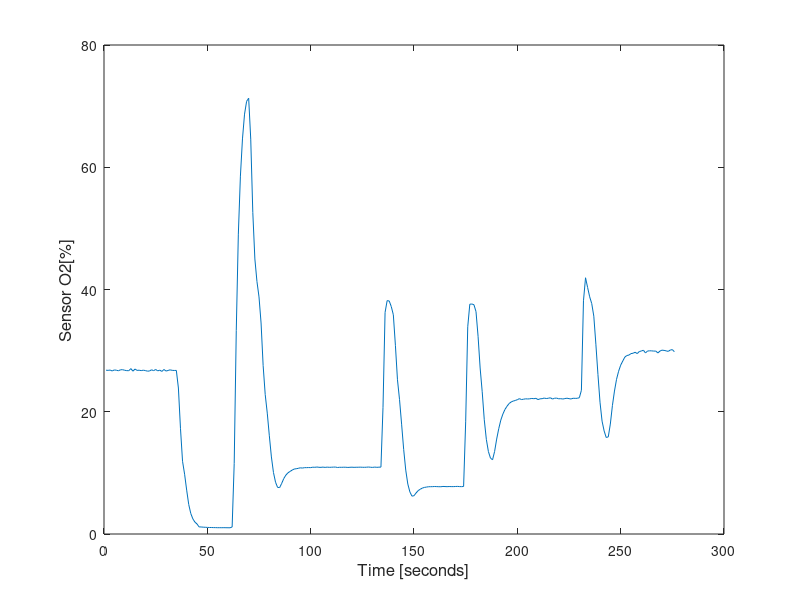

Source code (MATLAB): (Note: this script raises an error after producing the figure.)
aa = csvread('bot.txt');
xx = 850:1125;
yy = aa(xx);

figure
plot(yy)
ylabel('Sensor O2[%]', 'fontsize', 12)
xlabel('Time [seconds]', 'fontsize', 12)

%%
bb = csvread('plat.txt');
figure,
plot(bb)
ylabel('Sensor O2[%]', 'fontsize', 12)
xlabel('Time [seconds]', 'fontsize', 12)


cc = csvread('plat_bot.txt');
figure,
plot(cc)
ylabel('Sensor O2[%]', 'fontsize', 12)
xlabel('Time [seconds]', 'fontsize', 12)

part1 = 340:710;
part2 = 850:1370;
part3 = 1430:2490;

%%
figure
%bottom plate NO holes
plot(part1, cc(part1))

figure
%bottom sensor near the inlet
plot(part2, cc(part2))

figure
%bottom plate holes
plot(part3, cc(part3))

%%
yy_inlet = csvread('161015_Inlet.txt');
yy_inlet = yy_inlet(1350:end);

yy_plate = csvread('191015_PlateCam2.txt');
yy_plate = yy_plate(1:28800);


tt_inlet = (0:numel(yy_inlet)-1);%/60;
%%
figure, hold on
vv = 1:1885;
plot(tt_inlet(vv), yy_inlet(vv))
ylabel('Sensor O2[%]', 'fontsize', 12)
xlabel('Time [seconds]', 'fontsize', 12)
%%
tot = numel(yy_inlet);
figure, hold on
vv = 1865:tot;
tt = (0:numel(vv)-1)/60; 
plot(tt, yy_inlet(vv))

ylabel('Sensor O2[%]', 'fontsize', 12)
xlabel('Time [minutes]', 'fontsize', 12)
ylim([0 70])
xlim([0, 105])
%%
tot = numel(yy_inlet);
figure, hold on
vv = 1865+(1:(60*42));%numel(tyyy_inlety_inlett);
plot( yy_inlet(vv))
vv = 4305:tot;
plot( yy_inlet(vv))

ylabel('Sensor O2[%]', 'fontsize', 12)
xlabel('Time [minutes]', 'fontsize', 12)
ylim([0 70])
%%
figure
vv = 1:6515;
tt_plate = (0:numel(yy_plate)-1);%/60;

plot(tt_plate(vv), yy_plate(vv))
ylabel('Sensor O2[%]', 'fontsize', 12)
xlabel('Time [minutes]', 'fontsize', 12)
%%
tot = numel(tt_plate);

figure, hold on
vv = 6190:tot;
tt = (0:numel(vv)-1)/60; 
plot(tt, yy_plate(vv))

ylabel('Sensor O2[%]', 'fontsize', 12)
xlabel('Time [minutes]', 'fontsize', 12)
ylim([0 70])
xlim([0 380])

%%
tot = numel(tt_plate);

figure, hold on

vv = 6190+(1:(4*60*42));%numel(tyyy_inlety_inlett);
plot(yy_plate(vv))
vv = 15930:tot;%numel(tyyy_inlety_inlett);
plot(yy_plate(vv))

ylabel('Sensor O2[%]', 'fontsize', 12)
xlabel('Time [minutes]', 'fontsize', 12)
ylim([0 70])

%%
figure, hold on
yi = yy_inlet(590:800);
xi = (1:numel(yi)) - 95;
plot(xi, yi)

yp = yy_plate(2550:2900);
xp = (1:numel(yp)) - 135;
plot(xp, yp)

legend({'Inlet', 'Plate'}, 'location', 'SE', 'fontsize', 16)
xlim([-100, 200])
ylabel('Sensor O2[%]', 'fontsize', 14)
xlabel('Time [seconds]', 'fontsize', 14)
%%
figure, hold on
yi = yy_inlet(720:930);
xi = (1:numel(yi)) - 85;
plot(xi, yi)

yp = yy_plate(2900:3500);
xp = (1:numel(yp)) - 212;
plot(xp, yp)

legend({'Inlet', 'Plate'}, 'location', 'SE', 'fontsize', 16)
xlim([-100, 200])
ylabel('Sensor O2[%]', 'fontsize', 14)
xlabel('Time [seconds]', 'fontsize', 14)

%%
hh = csvread('H5_TEST.txt');
tt = (0:numel(hh)-1)/60-43;
figure, hold on
plot(tt, hh)
ylabel('Sensor O2[%]', 'fontsize', 14)
xlabel('Time [minutes]', 'fontsize', 14)


hh = csvread('A021115.txt');
%maybe here there was high humidity in the chamber, and affected the O2
%reading.
tt = (0:numel(hh)-1)/60*5;
plot(tt, hh)
ylabel('Sensor O2[%]', 'fontsize', 14)
xlabel('Time [minutes]', 'fontsize', 14)

hh = csvread('A031115.txt');
%the sensor seemed to have got loose, and the recording was interupted due
%because the meter runout of battery
tt = (0:numel(hh)-1)/60*5-10;
plot(tt, hh)
ylabel('Sensor O2[%]', 'fontsize', 14)
xlabel('Time [minutes]', 'fontsize', 14)


grid on

%%
yy = csvread('A231115.txt');

figure
plot(yy)
ylabel('Sensor O2[%]', 'fontsize', 12)
xlabel('Time [seconds]', 'fontsize', 12)
%%
yy = csvread('A241115R_1.txt');

figure
plot(yy)
ylabel('Sensor O2[%]', 'fontsize', 12)
xlabel('Time [seconds]', 'fontsize', 12)
%%
yy = csvread('A241115R_2.txt');

figure
plot(yy)
ylabel('Sensor O2[%]', 'fontsize', 12)
xlabel('Time [seconds]', 'fontsize', 12)

%%
yy = csvread('PLAT_BOT.txt');



figure, hold on
plot(yy)
ylabel('Sensor O2[%]', 'fontsize', 12)
xlabel('Time [seconds]', 'fontsize', 12)
ylim([0, 50])
plot(isnan(yy)*50)
%xlim([7000, 15000])

%%
several_xlim = {[0, 900]};

for ii = 1:numel(several_xlim)
    figure
    plot(yy)
    ylabel('Sensor O2[%]', 'fontsize', 12)
    xlabel('Time [seconds]', 'fontsize', 12)
    ylim([0, 50])
    xlim(several_xlim{ii})
end
